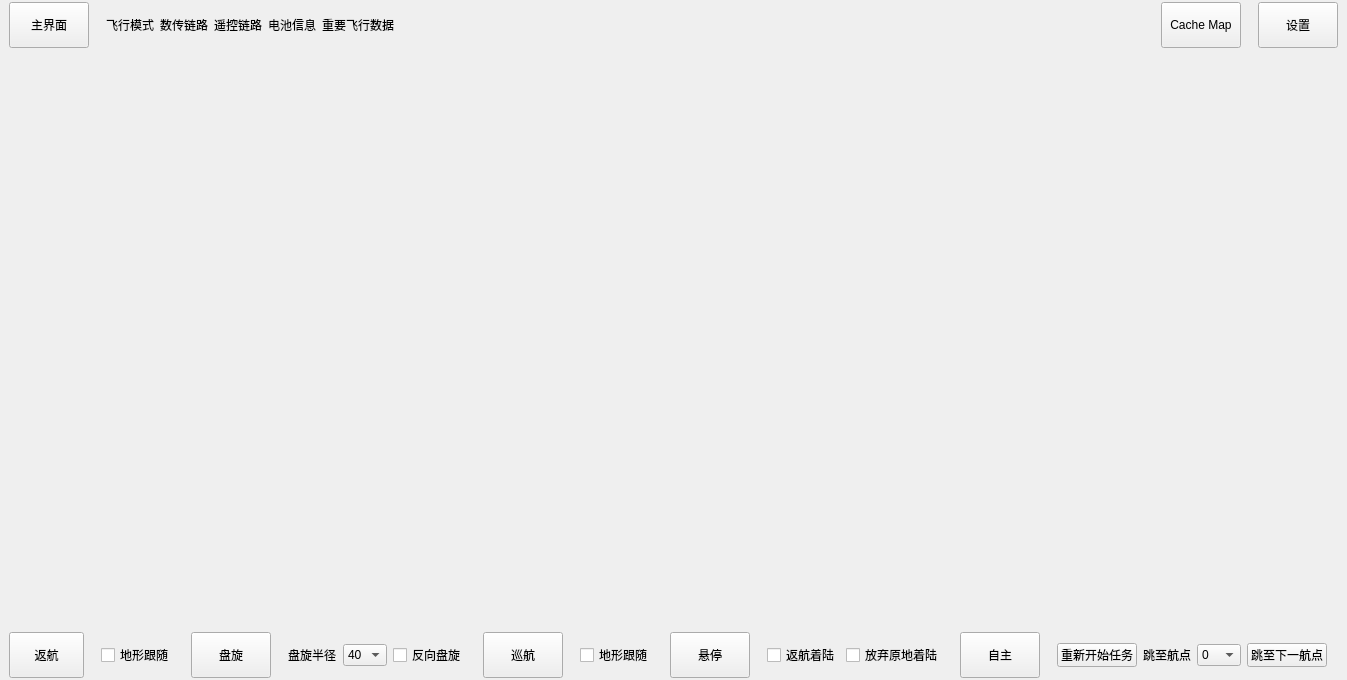
<?xml version="1.0" encoding="UTF-8"?>
<ui version="4.0">
 <class>MainWindow</class>
 <widget class="QMainWindow" name="MainWindow">
  <property name="geometry">
   <rect>
    <x>0</x>
    <y>0</y>
    <width>1314</width>
    <height>680</height>
   </rect>
  </property>
  <property name="windowTitle">
   <string>aossciGS</string>
  </property>
  <widget class="QWidget" name="centralWidget">
   <layout class="QVBoxLayout" name="verticalLayout">
    <property name="spacing">
     <number>0</number>
    </property>
    <property name="leftMargin">
     <number>0</number>
    </property>
    <property name="topMargin">
     <number>0</number>
    </property>
    <property name="rightMargin">
     <number>0</number>
    </property>
    <property name="bottomMargin">
     <number>0</number>
    </property>
    <item>
     <widget class="QWidget" name="topWgt" native="true">
      <property name="minimumSize">
       <size>
        <width>0</width>
        <height>50</height>
       </size>
      </property>
      <property name="maximumSize">
       <size>
        <width>16777215</width>
        <height>50</height>
       </size>
      </property>
      <layout class="QHBoxLayout" name="hLayout1">
       <property name="spacing">
        <number>6</number>
       </property>
       <property name="leftMargin">
        <number>9</number>
       </property>
       <property name="topMargin">
        <number>2</number>
       </property>
       <property name="rightMargin">
        <number>9</number>
       </property>
       <property name="bottomMargin">
        <number>2</number>
       </property>
       <item>
        <widget class="QPushButton" name="mainPageBtn">
         <property name="sizePolicy">
          <sizepolicy hsizetype="Preferred" vsizetype="Expanding">
           <horstretch>0</horstretch>
           <verstretch>0</verstretch>
          </sizepolicy>
         </property>
         <property name="text">
          <string>主界面</string>
         </property>
         <property name="checkable">
          <bool>true</bool>
         </property>
        </widget>
       </item>
       <item>
        <widget class="QWidget" name="widget" native="true">
         <property name="sizePolicy">
          <sizepolicy hsizetype="Expanding" vsizetype="Preferred">
           <horstretch>0</horstretch>
           <verstretch>0</verstretch>
          </sizepolicy>
         </property>
         <layout class="QHBoxLayout" name="horizontalLayout">
          <property name="topMargin">
           <number>0</number>
          </property>
          <property name="bottomMargin">
           <number>0</number>
          </property>
          <item>
           <widget class="QLabel" name="label_4">
            <property name="sizePolicy">
             <sizepolicy hsizetype="Preferred" vsizetype="Expanding">
              <horstretch>0</horstretch>
              <verstretch>0</verstretch>
             </sizepolicy>
            </property>
            <property name="text">
             <string>飞行模式</string>
            </property>
           </widget>
          </item>
          <item>
           <widget class="QLabel" name="label_3">
            <property name="sizePolicy">
             <sizepolicy hsizetype="Preferred" vsizetype="Expanding">
              <horstretch>0</horstretch>
              <verstretch>0</verstretch>
             </sizepolicy>
            </property>
            <property name="text">
             <string>数传链路</string>
            </property>
           </widget>
          </item>
          <item>
           <widget class="QLabel" name="label_2">
            <property name="sizePolicy">
             <sizepolicy hsizetype="Preferred" vsizetype="Expanding">
              <horstretch>0</horstretch>
              <verstretch>0</verstretch>
             </sizepolicy>
            </property>
            <property name="text">
             <string>遥控链路</string>
            </property>
           </widget>
          </item>
          <item>
           <widget class="QLabel" name="label">
            <property name="sizePolicy">
             <sizepolicy hsizetype="Preferred" vsizetype="Expanding">
              <horstretch>0</horstretch>
              <verstretch>0</verstretch>
             </sizepolicy>
            </property>
            <property name="text">
             <string>电池信息</string>
            </property>
           </widget>
          </item>
          <item>
           <widget class="QLabel" name="label_5">
            <property name="sizePolicy">
             <sizepolicy hsizetype="Preferred" vsizetype="Expanding">
              <horstretch>0</horstretch>
              <verstretch>0</verstretch>
             </sizepolicy>
            </property>
            <property name="text">
             <string>重要飞行数据</string>
            </property>
           </widget>
          </item>
          <item>
           <spacer name="horizontalSpacer">
            <property name="orientation">
             <enum>Qt::Horizontal</enum>
            </property>
            <property name="sizeHint" stdset="0">
             <size>
              <width>40</width>
              <height>20</height>
             </size>
            </property>
           </spacer>
          </item>
          <item>
           <widget class="QPushButton" name="cacheMapBtn">
            <property name="sizePolicy">
             <sizepolicy hsizetype="Minimum" vsizetype="Expanding">
              <horstretch>0</horstretch>
              <verstretch>0</verstretch>
             </sizepolicy>
            </property>
            <property name="text">
             <string>Cache Map</string>
            </property>
           </widget>
          </item>
         </layout>
        </widget>
       </item>
       <item>
        <widget class="QPushButton" name="pushButton_2">
         <property name="sizePolicy">
          <sizepolicy hsizetype="Preferred" vsizetype="Expanding">
           <horstretch>0</horstretch>
           <verstretch>0</verstretch>
          </sizepolicy>
         </property>
         <property name="text">
          <string>设置</string>
         </property>
        </widget>
       </item>
      </layout>
     </widget>
    </item>
    <item>
     <layout class="QHBoxLayout" name="centerHLayout">
      <property name="spacing">
       <number>0</number>
      </property>
      <item>
       <widget class="QWidget" name="rightWgt" native="true">
        <property name="minimumSize">
         <size>
          <width>300</width>
          <height>0</height>
         </size>
        </property>
        <property name="maximumSize">
         <size>
          <width>300</width>
          <height>16777215</height>
         </size>
        </property>
        <layout class="QVBoxLayout" name="rightVLayout">
         <property name="spacing">
          <number>0</number>
         </property>
         <property name="leftMargin">
          <number>0</number>
         </property>
         <property name="topMargin">
          <number>0</number>
         </property>
         <property name="rightMargin">
          <number>0</number>
         </property>
         <property name="bottomMargin">
          <number>0</number>
         </property>
        </layout>
       </widget>
      </item>
     </layout>
    </item>
    <item>
     <widget class="QWidget" name="bottomWgt" native="true">
      <property name="sizePolicy">
       <sizepolicy hsizetype="Expanding" vsizetype="Preferred">
        <horstretch>0</horstretch>
        <verstretch>0</verstretch>
       </sizepolicy>
      </property>
      <property name="minimumSize">
       <size>
        <width>0</width>
        <height>50</height>
       </size>
      </property>
      <property name="maximumSize">
       <size>
        <width>16777215</width>
        <height>50</height>
       </size>
      </property>
      <layout class="QHBoxLayout" name="horizontalLayout_2">
       <property name="spacing">
        <number>6</number>
       </property>
       <property name="leftMargin">
        <number>9</number>
       </property>
       <property name="topMargin">
        <number>2</number>
       </property>
       <property name="rightMargin">
        <number>9</number>
       </property>
       <property name="bottomMargin">
        <number>2</number>
       </property>
       <item>
        <widget class="QPushButton" name="returnVoyageBtn">
         <property name="sizePolicy">
          <sizepolicy hsizetype="Fixed" vsizetype="Expanding">
           <horstretch>0</horstretch>
           <verstretch>0</verstretch>
          </sizepolicy>
         </property>
         <property name="minimumSize">
          <size>
           <width>75</width>
           <height>0</height>
          </size>
         </property>
         <property name="text">
          <string>返航</string>
         </property>
        </widget>
       </item>
       <item>
        <widget class="QWidget" name="returnVoyageWgt" native="true">
         <layout class="QHBoxLayout" name="horizontalLayout_3">
          <item>
           <widget class="QCheckBox" name="checkBox">
            <property name="text">
             <string>地形跟随</string>
            </property>
           </widget>
          </item>
          <item>
           <spacer name="horizontalSpacer_2">
            <property name="orientation">
             <enum>Qt::Horizontal</enum>
            </property>
            <property name="sizeHint" stdset="0">
             <size>
              <width>40</width>
              <height>20</height>
             </size>
            </property>
           </spacer>
          </item>
         </layout>
        </widget>
       </item>
       <item>
        <widget class="QPushButton" name="circleBtn">
         <property name="sizePolicy">
          <sizepolicy hsizetype="Fixed" vsizetype="Expanding">
           <horstretch>0</horstretch>
           <verstretch>0</verstretch>
          </sizepolicy>
         </property>
         <property name="text">
          <string>盘旋</string>
         </property>
        </widget>
       </item>
       <item>
        <widget class="QWidget" name="circleWgt" native="true">
         <layout class="QHBoxLayout" name="horizontalLayout_4">
          <item>
           <widget class="QLabel" name="label_6">
            <property name="text">
             <string>盘旋半径</string>
            </property>
           </widget>
          </item>
          <item>
           <widget class="QComboBox" name="comboBox">
            <item>
             <property name="text">
              <string>40</string>
             </property>
            </item>
            <item>
             <property name="text">
              <string>41</string>
             </property>
            </item>
            <item>
             <property name="text">
              <string>42</string>
             </property>
            </item>
            <item>
             <property name="text">
              <string>43</string>
             </property>
            </item>
            <item>
             <property name="text">
              <string>44</string>
             </property>
            </item>
            <item>
             <property name="text">
              <string>45</string>
             </property>
            </item>
            <item>
             <property name="text">
              <string>46</string>
             </property>
            </item>
            <item>
             <property name="text">
              <string>47</string>
             </property>
            </item>
            <item>
             <property name="text">
              <string>48</string>
             </property>
            </item>
            <item>
             <property name="text">
              <string>49</string>
             </property>
            </item>
            <item>
             <property name="text">
              <string>50</string>
             </property>
            </item>
           </widget>
          </item>
          <item>
           <widget class="QCheckBox" name="checkBox_2">
            <property name="text">
             <string>反向盘旋</string>
            </property>
           </widget>
          </item>
          <item>
           <spacer name="horizontalSpacer_3">
            <property name="orientation">
             <enum>Qt::Horizontal</enum>
            </property>
            <property name="sizeHint" stdset="0">
             <size>
              <width>40</width>
              <height>20</height>
             </size>
            </property>
           </spacer>
          </item>
         </layout>
        </widget>
       </item>
       <item>
        <widget class="QPushButton" name="cruiseBtn">
         <property name="sizePolicy">
          <sizepolicy hsizetype="Fixed" vsizetype="Expanding">
           <horstretch>0</horstretch>
           <verstretch>0</verstretch>
          </sizepolicy>
         </property>
         <property name="text">
          <string>巡航</string>
         </property>
        </widget>
       </item>
       <item>
        <widget class="QWidget" name="cruiseWgt" native="true">
         <layout class="QHBoxLayout" name="horizontalLayout_5">
          <item>
           <widget class="QCheckBox" name="checkBox_3">
            <property name="text">
             <string>地形跟随</string>
            </property>
           </widget>
          </item>
          <item>
           <spacer name="horizontalSpacer_4">
            <property name="orientation">
             <enum>Qt::Horizontal</enum>
            </property>
            <property name="sizeHint" stdset="0">
             <size>
              <width>40</width>
              <height>20</height>
             </size>
            </property>
           </spacer>
          </item>
         </layout>
        </widget>
       </item>
       <item>
        <widget class="QPushButton" name="hoverBtn">
         <property name="sizePolicy">
          <sizepolicy hsizetype="Fixed" vsizetype="Expanding">
           <horstretch>0</horstretch>
           <verstretch>0</verstretch>
          </sizepolicy>
         </property>
         <property name="text">
          <string>悬停</string>
         </property>
        </widget>
       </item>
       <item>
        <widget class="QWidget" name="hoverWgt" native="true">
         <layout class="QHBoxLayout" name="horizontalLayout_6">
          <item>
           <widget class="QCheckBox" name="checkBox_4">
            <property name="text">
             <string>返航着陆</string>
            </property>
           </widget>
          </item>
          <item>
           <widget class="QCheckBox" name="checkBox_5">
            <property name="text">
             <string>放弃原地着陆</string>
            </property>
           </widget>
          </item>
          <item>
           <spacer name="horizontalSpacer_5">
            <property name="orientation">
             <enum>Qt::Horizontal</enum>
            </property>
            <property name="sizeHint" stdset="0">
             <size>
              <width>40</width>
              <height>20</height>
             </size>
            </property>
           </spacer>
          </item>
         </layout>
        </widget>
       </item>
       <item>
        <widget class="QPushButton" name="freedomBtn">
         <property name="sizePolicy">
          <sizepolicy hsizetype="Fixed" vsizetype="Expanding">
           <horstretch>0</horstretch>
           <verstretch>0</verstretch>
          </sizepolicy>
         </property>
         <property name="text">
          <string>自主</string>
         </property>
        </widget>
       </item>
       <item>
        <widget class="QWidget" name="freedomWgt" native="true">
         <layout class="QHBoxLayout" name="horizontalLayout_7">
          <item>
           <widget class="QPushButton" name="pushButton">
            <property name="text">
             <string>重新开始任务</string>
            </property>
           </widget>
          </item>
          <item>
           <widget class="QLabel" name="label_7">
            <property name="text">
             <string>跳至航点</string>
            </property>
           </widget>
          </item>
          <item>
           <widget class="QComboBox" name="comboBox_2">
            <item>
             <property name="text">
              <string>0</string>
             </property>
            </item>
            <item>
             <property name="text">
              <string>1</string>
             </property>
            </item>
            <item>
             <property name="text">
              <string>2</string>
             </property>
            </item>
            <item>
             <property name="text">
              <string>3</string>
             </property>
            </item>
            <item>
             <property name="text">
              <string>4</string>
             </property>
            </item>
            <item>
             <property name="text">
              <string>5</string>
             </property>
            </item>
            <item>
             <property name="text">
              <string>6</string>
             </property>
            </item>
            <item>
             <property name="text">
              <string>7</string>
             </property>
            </item>
            <item>
             <property name="text">
              <string>8</string>
             </property>
            </item>
            <item>
             <property name="text">
              <string>9</string>
             </property>
            </item>
            <item>
             <property name="text">
              <string>10</string>
             </property>
            </item>
           </widget>
          </item>
          <item>
           <widget class="QPushButton" name="pushButton_2">
            <property name="text">
             <string>跳至下一航点</string>
            </property>
           </widget>
          </item>
          <item>
           <spacer name="horizontalSpacer_6">
            <property name="orientation">
             <enum>Qt::Horizontal</enum>
            </property>
            <property name="sizeHint" stdset="0">
             <size>
              <width>40</width>
              <height>20</height>
             </size>
            </property>
           </spacer>
          </item>
         </layout>
        </widget>
       </item>
      </layout>
     </widget>
    </item>
   </layout>
  </widget>
 </widget>
 <layoutdefault spacing="6" margin="11"/>
 <resources/>
 <connections/>
</ui>
